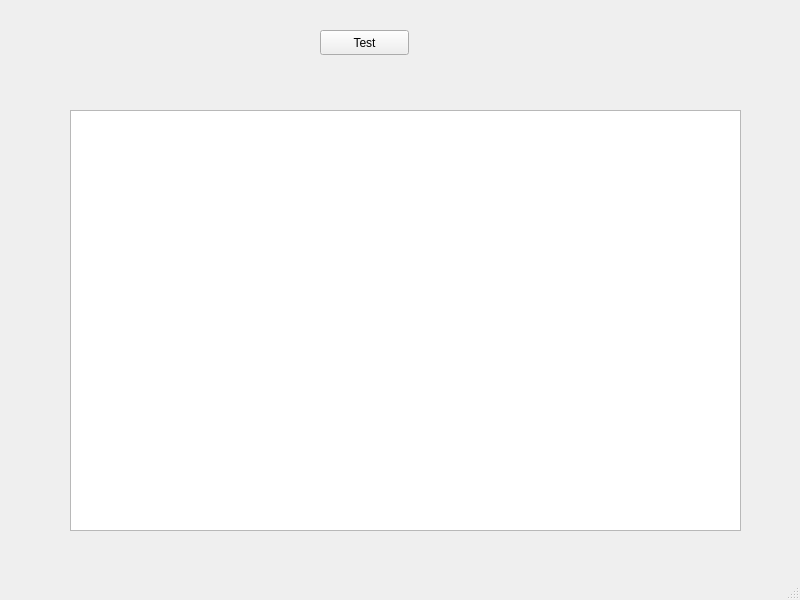
<?xml version="1.0" encoding="UTF-8"?>
<ui version="4.0">
 <class>MainWindow</class>
 <widget class="QMainWindow" name="MainWindow">
  <property name="geometry">
   <rect>
    <x>0</x>
    <y>0</y>
    <width>800</width>
    <height>600</height>
   </rect>
  </property>
  <property name="windowTitle">
   <string>MainWindow</string>
  </property>
  <widget class="QWidget" name="centralwidget">
   <widget class="QPushButton" name="BTN_Test">
    <property name="geometry">
     <rect>
      <x>320</x>
      <y>30</y>
      <width>89</width>
      <height>25</height>
     </rect>
    </property>
    <property name="text">
     <string>Test</string>
    </property>
   </widget>
   <widget class="QPlainTextEdit" name="PTE_Debug">
    <property name="geometry">
     <rect>
      <x>70</x>
      <y>110</y>
      <width>671</width>
      <height>421</height>
     </rect>
    </property>
   </widget>
  </widget>
  <widget class="QMenuBar" name="menubar">
   <property name="geometry">
    <rect>
     <x>0</x>
     <y>0</y>
     <width>800</width>
     <height>22</height>
    </rect>
   </property>
  </widget>
  <widget class="QStatusBar" name="statusbar"/>
 </widget>
 <resources/>
 <connections/>
</ui>
